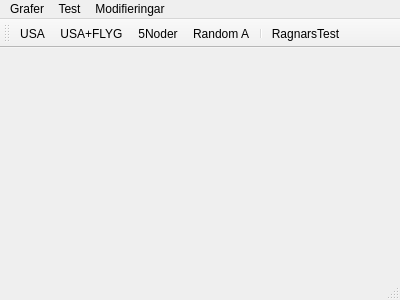
<?xml version="1.0" encoding="UTF-8"?>
<ui version="4.0">
 <class>MainWindow</class>
 <widget class="QMainWindow" name="MainWindow">
  <property name="geometry">
   <rect>
    <x>0</x>
    <y>0</y>
    <width>400</width>
    <height>300</height>
   </rect>
  </property>
  <property name="windowTitle">
   <string>MainWindow</string>
  </property>
  <widget class="MapWidget" name="centralWidget"/>
  <widget class="QMenuBar" name="menuBar">
   <property name="geometry">
    <rect>
     <x>0</x>
     <y>0</y>
     <width>400</width>
     <height>22</height>
    </rect>
   </property>
   <widget class="QMenu" name="menuGrafer">
    <property name="title">
     <string>Grafer</string>
    </property>
    <addaction name="actionUSA"/>
    <addaction name="actionUSA_FLYG"/>
    <addaction name="actionRandom_A"/>
    <addaction name="action5Noder"/>
   </widget>
   <widget class="QMenu" name="menuTest">
    <property name="title">
     <string>Test</string>
    </property>
    <addaction name="actionRagnarsTest"/>
   </widget>
   <widget class="QMenu" name="menuModifieringar">
    <property name="title">
     <string>Modifieringar</string>
    </property>
    <addaction name="actionAstar"/>
   </widget>
   <addaction name="menuGrafer"/>
   <addaction name="menuTest"/>
   <addaction name="menuModifieringar"/>
  </widget>
  <widget class="QToolBar" name="mainToolBar">
   <attribute name="toolBarArea">
    <enum>TopToolBarArea</enum>
   </attribute>
   <attribute name="toolBarBreak">
    <bool>false</bool>
   </attribute>
   <addaction name="actionUSA"/>
   <addaction name="actionUSA_FLYG"/>
   <addaction name="action5Noder"/>
   <addaction name="actionRandom_A"/>
   <addaction name="separator"/>
   <addaction name="actionRagnarsTest"/>
  </widget>
  <widget class="QStatusBar" name="statusBar"/>
  <action name="actionUSA">
   <property name="text">
    <string>USA</string>
   </property>
  </action>
  <action name="actionRandom_A">
   <property name="text">
    <string>Random A</string>
   </property>
  </action>
  <action name="actionUSA_FLYG">
   <property name="text">
    <string>USA+FLYG</string>
   </property>
  </action>
  <action name="action5Noder">
   <property name="text">
    <string>5Noder</string>
   </property>
  </action>
  <action name="actionRagnarsTest">
   <property name="text">
    <string>RagnarsTest</string>
   </property>
  </action>
  <action name="actionAstar">
   <property name="checkable">
    <bool>true</bool>
   </property>
   <property name="checked">
    <bool>false</bool>
   </property>
   <property name="text">
    <string>A*</string>
   </property>
  </action>
  <action name="actionShortest2">
   <property name="text">
    <string>Shortest2</string>
   </property>
  </action>
 </widget>
 <layoutdefault spacing="6" margin="11"/>
 <customwidgets>
  <customwidget>
   <class>MapWidget</class>
   <extends>QWidget</extends>
   <header>mapwidget.h</header>
   <container>1</container>
  </customwidget>
 </customwidgets>
 <resources/>
 <connections/>
</ui>
